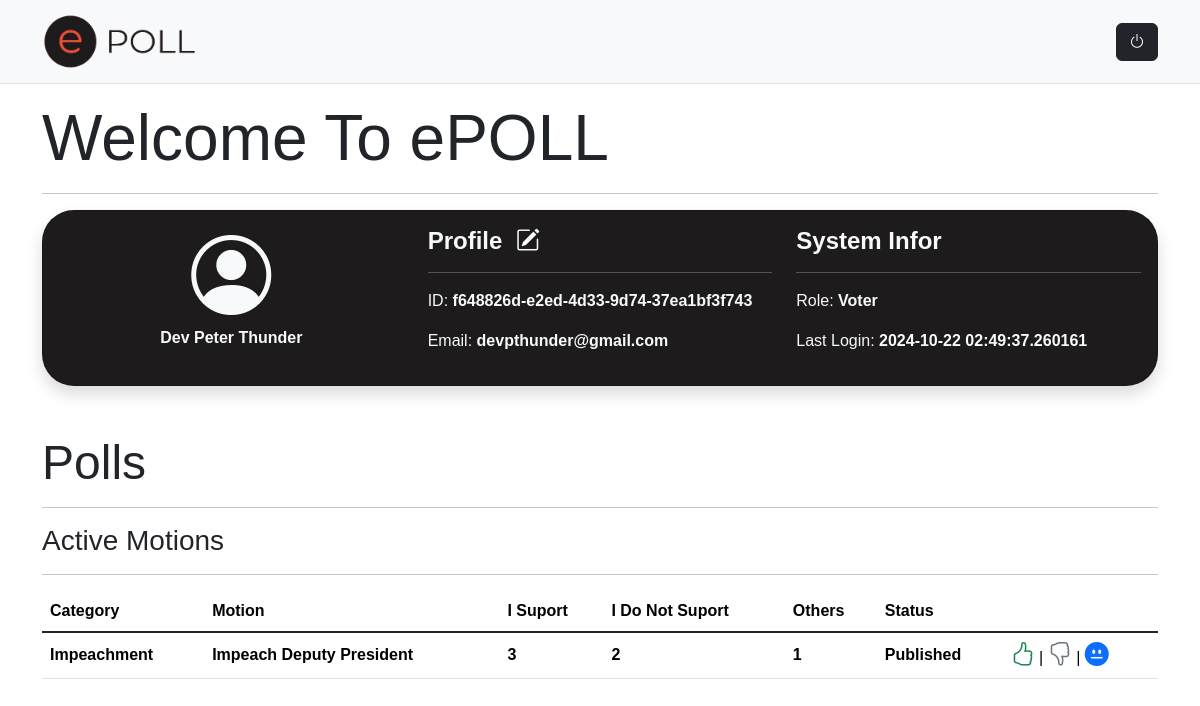
The app's page /account/profile/ (signed in), older data.
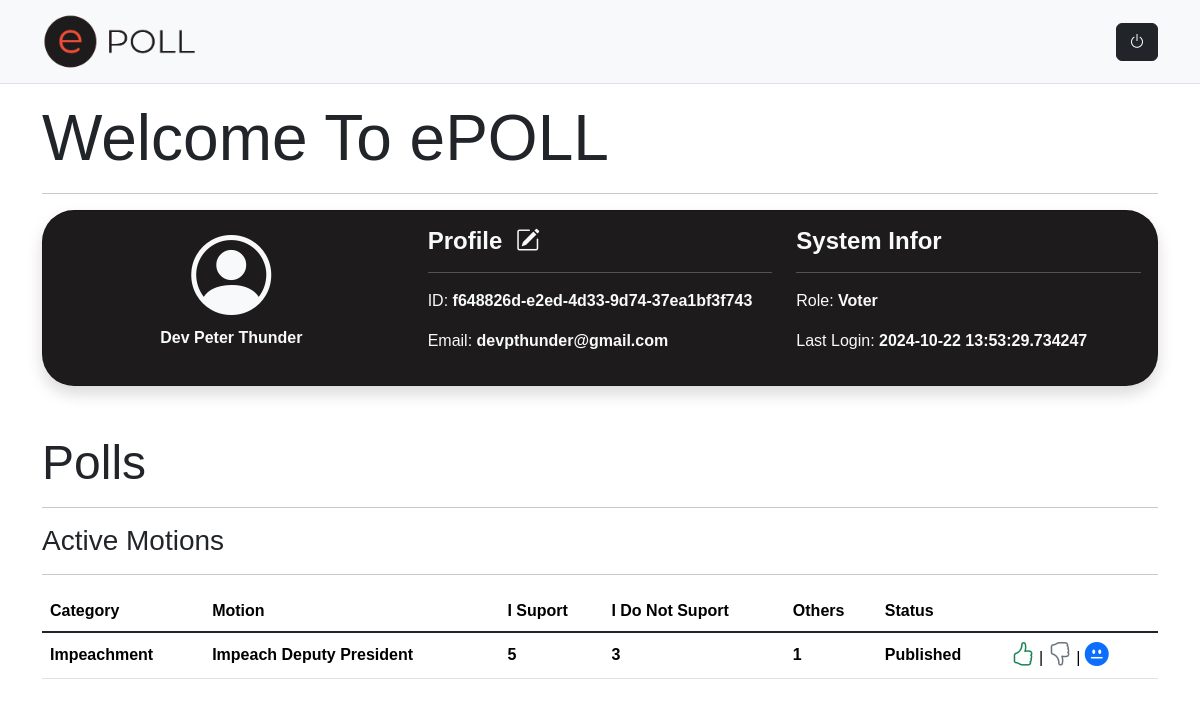
The same page, newer data.
### app/models.py (models this page shows, shortened)
class Voter(db.Model):
    __tablename__ = "voters"
    id = db.Column(db.String(36), primary_key=True, default=generate_uuid)
    user_id = db.Column(db.String(36), db.ForeignKey('users.id', name='fk_user_id'), nullable=False)
    constituency_id = db.Column(db.Integer, db.ForeignKey('constituencies.id', name='fk_constituency_id'), nullable=False)
    surname = db.Column(db.String(20), nullable=False)
    firstname = db.Column(db.String(20), nullable=False)
    othername = db.Column(db.String(20), nullable=True)
    fullname = db.Column(db.String(100), nullable=True)
    gender = db.Column(db.Enum(Gender), nullable=False)
    id_number = db.Column(db.String(20), unique=True, nullable=False)
    email = db.Column(db.String(100), nullable=True)
    date_registered = db.Column(db.DateTime, nullable=False)
    updated_at = db.Column(db.DateTime(timezone=True), onupdate=db.func.now())
    motionvotes = db.relationship('MotionVote', backref='voter', lazy=True)
    agendavote = db.relationship('AgendaVote', backref='voter', lazy=True)

class Role(RoleMixin, db.Model):
    __tablename__ = "roles"
    id = db.Column(db.String(36), primary_key=True, default=generate_uuid)
    name = db.Column(db.String(20), nullable=False, unique=True)
    description = db.Column(db.String(120))
    created_at = db.Column(db.DateTime, nullable=False, default=datetime.now())
    updated_at = db.Column(db.DateTime(timezone=True), onupdate=db.func.now())
    permissions = db.relationship('Permission', secondary='role_permissions', back_populates='roles')
    users = db.relationship('User', secondary='user_roles', back_populates='roles')

class User(UserMixin, db.Model):
    __tablename__ = "users"
    id = db.Column(db.String(36), primary_key=True, default=generate_uuid)
    email = db.Column(db.String(100), unique=True, nullable=False)
    password = db.Column(db.String(100), nullable=False)
    status = db.Column(db.Enum(UserStatus), nullable=False, default=UserStatus.ACTIVE)
    created_at = db.Column(db.DateTime, nullable=False)
    updated_at = db.Column(db.DateTime(timezone=True), onupdate=db.func.now())
    last_login = db.Column(db.DateTime, nullable=True)
    roles = db.relationship('Role', secondary='user_roles', back_populates='users')
    voters = db.relationship('Voter', backref='user', lazy=True)

class Motion(db.Model):
    __tablename__ = "motion"
    id = db.Column(db.Integer, primary_key=True, autoincrement=True)
    category_id = db.Column(db.Integer, db.ForeignKey('categories.id', name='fk_category_id'), nullable=False)
    name = db.Column(db.String(100), nullable=False)
    text = db.Column(db.String(500), nullable=False)
    final_vote = db.Column(db.Enum(FinalVote), nullable=False, default=FinalVote.NO_VOTES)
    status = db.Column(db.Enum(MotionStatus), nullable=False, default=MotionStatus.DRAFT)
    created_at = db.Column(db.DateTime, nullable=False)
    updated_at = db.Column(db.DateTime(timezone=True), onupdate=db.func.now())
    motionvotes = db.relationship('MotionVote', backref='motion', lazy=True)
    agendas = db.relationship('Agenda', backref='motion', lazy=True)

class Category(db.Model):
    __tablename__="categories"
    id = db.Column(db.Integer, primary_key=True, autoincrement=True)
    name = db.Column(db.String(50), nullable=False)
    created_at = db.Column(db.DateTime, nullable=False)
    updated_at = db.Column(db.DateTime(timezone=True), onupdate=db.func.now())
    motions = db.relationship('Motion', backref='category', lazy=True)

### app/account.py (the view)
@accbp.route('/profile/')
def profile():
    voter = Voter.query.filter(Voter.user_id == current_user.id).first()
    motionList = Motion.query.filter(Motion.status == 'PUBLISHED').all()
    if not voter:
        flash('No voter profile found for the current user!', 'danger')
        return render_template('auth/login.html', title='Voters', SETTINGS=True)
    check_if_vote = None
    already_voted = False
    for motion in motionList:
        check_if_vote = MotionVote.query.filter(MotionVote.voter_id == voter.id, MotionVote.motion_id == motion.id).first()
        if check_if_vote:
            already_voted = True
            break
    if check_if_vote:
        flash('You have already voted', 'warning')
    count_isupport = MotionVote.query.filter(MotionVote.vote == 'ISUPPORT').count()
    count_idonotsupport = MotionVote.query.filter(MotionVote.vote == 'IDONOTSUPPORT').count()
    count_others = MotionVote.query.filter(MotionVote.vote == 'OTHERS').count()
    highest_count = max(count_isupport, count_idonotsupport, count_others)
    if highest_count == count_isupport:
        highest_category = 'ISUPPORT'
    elif highest_count == count_idonotsupport:
        highest_category = 'IDONOTSUPPORT'
    else:
        highest_category = 'OTHERS'
    return render_template('pages/index.html',
                           title='Voters',
                           voter=voter,
                           already_voted=already_voted,
                           count_isupport=count_isupport,
                           count_idonotsupport=count_idonotsupport,
                           count_others=count_others,
                           highest_count=highest_count,
                           highest_category=highest_category,
                           motionList=motionList,
                           SETTINGS=True)

### app/__init__.py (called while the page is built)
def create_app():
    app = Flask(__name__)
    application = app
    app.config.from_object(App_Config)
    db.init_app(app)
    migrate.init_app(app, db)
    login_manager.init_app(app)
    login_manager.login_view = 'auth.login'
    app.register_blueprint(auth)
    app.register_blueprint(abp)
    app.register_blueprint(accbp)
    app.register_blueprint(sbp)
    app.register_blueprint(pbp)
    @app.route('/')
    def index():
        return redirect(url_for('auth.login'))
    @app.template_filter('comma_format')
    def comma_format(value):
        if value is None:
            return "0"
        return "{:,.2f}".format(value)
    @login_manager.user_loader
    def load_user(user_id):
        return User.query.get(user_id)
    register_error_handlers(app)
    with app.app_context():
        setup_database(app)
    return app

### app/templates/pages/index.html (shortened to what this page needs)
{% extends "shared/layout.html" %}
{% block content %}
<div class="container mt-3">
  <h3 class="display-3">Welcome To ePOLL</h3>
  <hr>
  <section id="profileSection" name="profileSection" class="mb-5">
    <div class="card shadow text-light rounded-5" style="background-color: #1D1B1B;">
      <div class="card-body">
        <div class="row row-cols-1 row-cols-md-3 g-4 align-content-center justify-content-evenly">
          <div class="col align-content-center text-center">
            <i class="bi bi-person-circle display-1"></i>
            <p><strong>{{voter.fullname}}</strong></p>
          </div>
          <div class="col">
            <h4><strong>Profile &nbsp;<a href="#" class="text-light border-0 rounded-0"><i class="bi bi-pencil-square"></i></a></strong></h4>
            <hr>
            <p>ID: <strong>{{voter.id}}</strong></p>
            <p>Email: <strong>{{voter.email}}</strong></p>
          </div>
          <div class="col">
            <h4><strong>System Infor</strong></h4>
            <hr>
            <p>Role:
              {% for role in current_user.roles %}
              <strong>{{ role.name }}</strong>
              {% endfor %}</p>
            <p>Last Login: <strong>{{current_user.last_login}}</strong></p>
          </div>
        </div>
      </div>
    </div>
  </section>
  <h4 class="display-5">Polls</h4>
  <hr>
  <section id="motionSection" name="motionSection" class="mb-5">
    <h3>Active Motions</h4>
    <hr>
    {% if already_voted %}
    <p>You have already voted!</p>
    {% else %}
    <div class="table-responsive">
      <table class="table table-hover align-content-center">
          <thead>
              <tr class="align-middle">
                  <th scope="col">Category</th>
                  <th scope="col">Motion</th>
                  <th scope="col">I Suport</th>
                  <th scope="col">I Do Not Suport</th>
                  <th scope="col">Others</th>
                  <th scope="col">Status</th>
                  <th scope="col"></th>
              </tr>
          </thead>
          <tbody class="table-group-divider align-content-center">
              {% for motion in motionList %}
                  <tr class="clickable-row align-middle" data-href="#">
                      <th scope="row">{{motion.category.name}}</th>
                      <th scope="row">{{motion.name}}</th>
                      <th scope="row">{{count_isupport}}</th>
                      <th scope="row">{{count_idonotsupport}}</th>
                      <th scope="row">{{count_others}}</th>
                      <th scope="row">{{motion.status.value}}</th>
                      <td scope="row">
                        {% if already_voted %}
                        You have already voter!
                        {% else %}
                        {% for role in current_user.roles %}
                        {% if role.name == 'Voter' %}
                          <a href="{{ url_for('account.isupport', id=motion.id) }}" data-bs-toggle="tooltip" data-bs-placement="right" data-bs-title="I Support"><i class="bi bi-hand-thumbs-up text-success h4"></i></a> |
                          <a href="{{ url_for('account.idonotsupport', id=motion.id) }}" data-bs-toggle="tooltip" data-bs-placement="right" data-bs-title="I Do Not Support"><i class="bi bi-hand-thumbs-down text-secondary h4"></i></a> |
                          <a href="{{ url_for('account.others', id=motion.id) }}" data-bs-toggle="tooltip" data-bs-placement="right" data-bs-title="Others"><i class="bi bi-emoji-neutral-fill h4"></i></a>
                        {% endif %}
                      {% endfor %}
                        {% endif %}
                      </td>
                  </tr>
              {% endfor %}
          </tbody>
      </table>
    </div>
    {% endif %}
  </section>
</div>
{% endblock %}

### app/templates/shared/layout.html (shortened to what this page needs)
<!doctype html>
<html lang="en">
  <head>
    <link rel="stylesheet" type="text/css" href="{{ url_for('static', filename='styles.css') }}">
    <link rel="stylesheet" href="https://cdn.jsdelivr.net/npm/bootstrap-icons@1.11.3/font/bootstrap-icons.min.css">
    <link href="https://cdn.jsdelivr.net/npm/bootstrap@5.3.3/dist/css/bootstrap.min.css" rel="stylesheet">
  </head>
  <body>
    <nav class="navbar navbar-expand-lg sticky-top bg-body-tertiary border-bottom border-body" data-bs-theme="light">
      <div class="container">
        <a class="navbar-brand" href="{{ url_for('account.profile') }}"><img src="{{url_for('static', filename='images/logo.png')}}" class="img-fluid" style="max-width: 20%; max-height: 20%;"></a>
        <div class="collapse navbar-collapse" id="navbarVOTER">
          <span class="navbar">
            <ul class="navbar-nav flex-grow-1 align-content-center">
              {% if current_user.is_authenticated %}
              <li class="nav-item">
              <a class="btn btn-dark" href="{{ url_for ('auth.logout') }}" data-bs-toggle="tooltip" data-bs-title="logout"><i class="bi bi-power"></i></a>
              </li>
              {% else %}
              <li class="nav-item">
              <a class="btn btn-dark" href="{{ url_for ('auth.login') }}" data-bs-toggle="tooltip" data-bs-title="login"><i class="bi bi-box-arrow-in-right"></i>&nbsp; Log-In</a>
              </li>
              {% endif %}
            </ul>
          </span>
        </div>
      </div>
    </nav>
    <main class="mt-3 mb-3">
        {% block content %}
        {% endblock %}
    </main>
  </body>
</html>

### app/static/styles.css (style rules this page uses)
html { font-size: 14px; position: relative; }
@media (min-width: 768px) { html { font-size: 16px; } }
body { margin-bottom: 60px; scroll-behavior: smooth; font-family: Montserrat, sans-serif !important; }
.clickable-row { cursor: pointer; }

Row changes from the older to the newer data that the page shows:
changed User: last_login "2024-10-22 02:49:37.260161" → "2024-10-22 13:53:29.734247"
changed Motion "Impeach Deputy President": count_isupport "3" → "5"; count_idonotsupport "2" → "3"
